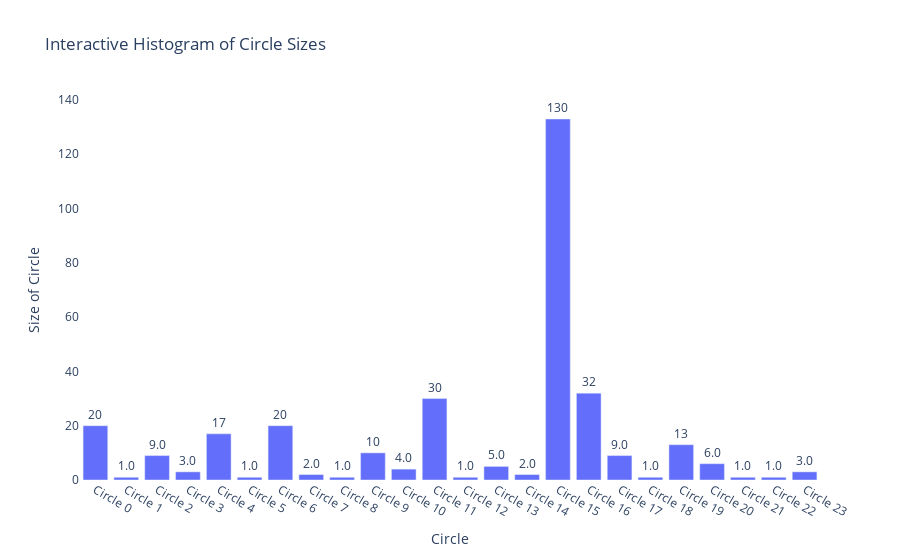
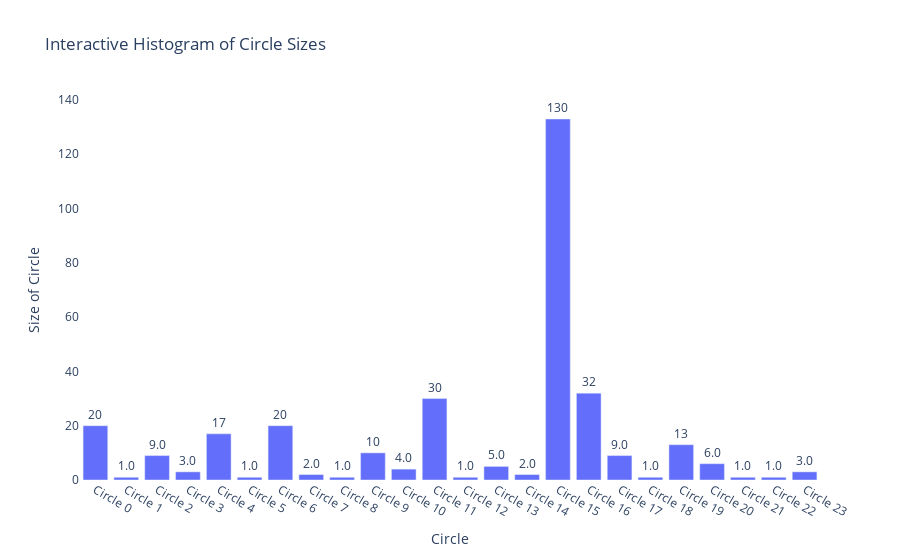
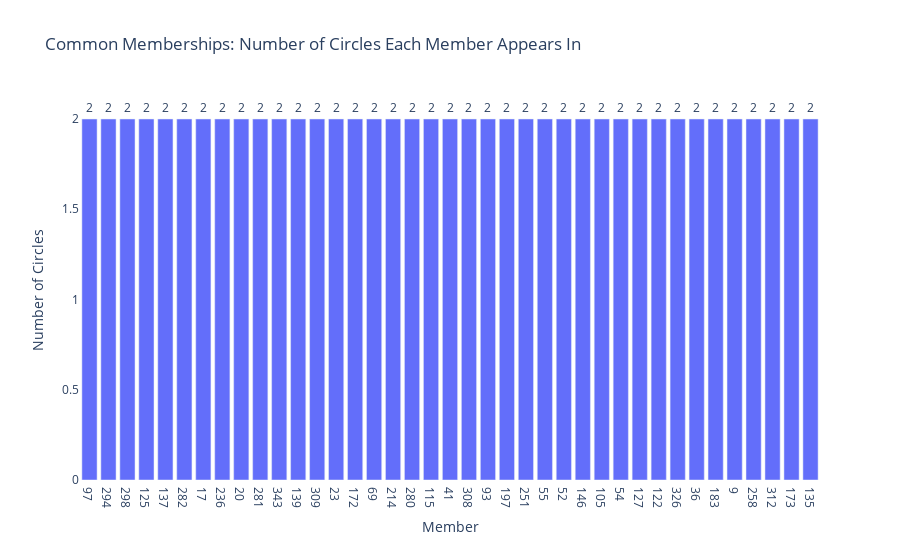
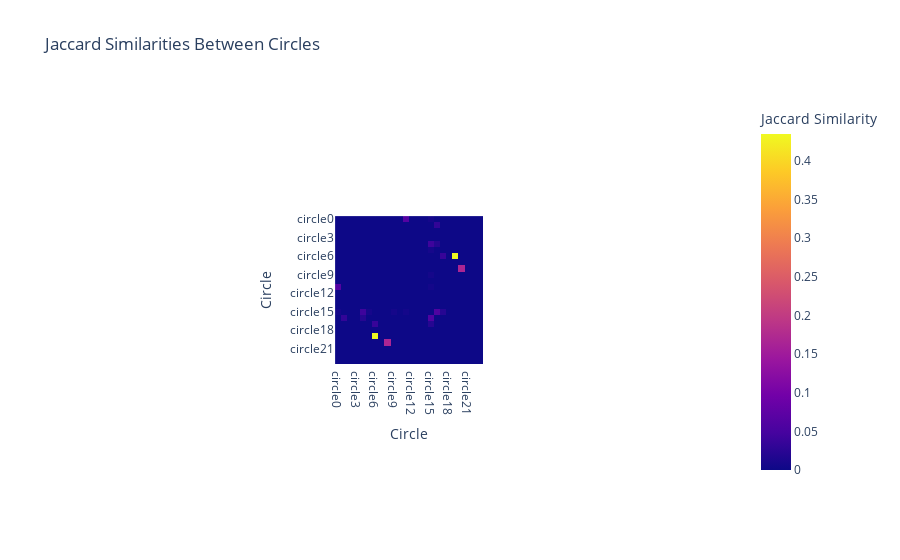

Notebook source saved alongside these figures, in order:
### Code cell
# Assuming circle_dict is properly loaded with sets of members
circle_dict = {key: set(value) for key, value in circles['0'].items()}

def circle_sizes(circle_dict):
    sizes_of_circles = [len(members) for members in circle_dict.values()]
    circle_labels = [f"Circle {i}" for i in range(len(sizes_of_circles))]

    # Creatinf a DataFrame for better handling with plotly
    df = pd.DataFrame({
        'Circle Label': circle_labels,
        'Size of Circle': sizes_of_circles
    })

    fig = px.bar(df, x='Circle Label', y='Size of Circle', text='Size of Circle',
                 title="Interactive Histogram of Circle Sizes")
    fig.update_traces(texttemplate='%{text:.2s}', textposition='outside')
    fig.update_layout(uniformtext_minsize=8, uniformtext_mode='hide',
                      xaxis_title="Circle",
                      yaxis_title="Size of Circle",
                      plot_bgcolor='white',
                      showlegend=False)
    fig.show()
circle_sizes(circle_dict)

# Basic Descriptive Statistics
def descriptive_statistics(circle_dict):
    num_circles = len(circle_dict)
    sizes_of_circles = [len(members) for members in circle_dict.values()]
    print(f"Number of Circles: {num_circles}")
    print(f"Sizes of Circles: {sizes_of_circles}")

    # Common Memberships
    all_members = [member for members in circle_dict.values() for member in members]
    unique_members = set(all_members)
    common_memberships = {member: all_members.count(member) for member in unique_members if all_members.count(member) > 1}
    return common_memberships

# Intersection and Union Analysis
def jaccard_similarity_analysis(circle_dict):
    circle_list = list(circle_dict.values())
    jaccard_similarities = {}
    for (circle1, members1), (circle2, members2) in combinations(circle_dict.items(), 2):
        intersection = len(set(members1).intersection(set(members2)))
        union = len(set(members1).union(set(members2)))
        jaccard_similarities[(circle1, circle2)] = intersection / union if union != 0 else 0
    return jaccard_similarities

# Hierarchical Clustering of Circles Based on Memberships
def hierarchical_clustering(circle_dict):
    unique_members = set(member for members in circle_dict.values() for member in members)
    membership_matrix = pd.DataFrame(0, index=list(unique_members), columns=list(circle_dict.keys()))
    for circle, members in circle_dict.items():
        membership_matrix.loc[list(members), circle] = 1

    distance_matrix = pdist(membership_matrix.T, 'jaccard')
    linkage_matrix = linkage(distance_matrix, 'ward')
    dendrogram(linkage_matrix, labels=list(circle_dict.keys()))
    plt.title('Hierarchical Clustering of Circles')
    plt.xlabel('Circles')
    plt.ylabel('Distance')
    plt.show()


def visualize_common_memberships(common_memberships):
    # Converting to DataFrame for easier handling with Plotly
    data = pd.DataFrame(list(common_memberships.items()), columns=['Member', 'Number of Circles'])
    data.sort_values(by='Number of Circles', ascending=False, inplace=True)
    
    fig = px.bar(data, x='Member', y='Number of Circles', text='Number of Circles',
                 title="Common Memberships: Number of Circles Each Member Appears In")
    fig.update_traces(texttemplate='%{text}', textposition='outside')
    fig.update_layout(xaxis_title="Member",
                      yaxis_title="Number of Circles",
                      plot_bgcolor='white',
                      showlegend=False)
    fig.show()

def visualize_jaccard_similarities(jaccard_similarities, circle_dict):
    # Converting the dictionary to a matrix for the heatmap
    labels = list(circle_dict.keys())
    jaccard_matrix = pd.DataFrame(0.0, index=labels, columns=labels)
    
    for (circle1, circle2), similarity in jaccard_similarities.items():
        jaccard_matrix.at[circle1, circle2] = similarity
        jaccard_matrix.at[circle2, circle1] = similarity
    
    fig = px.imshow(jaccard_matrix, text_auto=True,
                    labels=dict(x="Circle", y="Circle", color="Jaccard Similarity"),
                    x=labels,
                    y=labels,
                    title="Jaccard Similarities Between Circles")
    fig.update_xaxes(side="bottom")
    fig.show()



descriptive_statistics(circle_dict)
circle_sizes(circle_dict)

# After calculating common memberships
common_memberships = descriptive_statistics(circle_dict)
visualize_common_memberships(common_memberships)

# Calculating and visualizing Jaccard similarities
jaccard_similarities = jaccard_similarity_analysis(circle_dict)
visualize_jaccard_similarities(jaccard_similarities, circle_dict)

# Perform hierarchical clustering and show the dendrogram
hierarchical_clustering(circle_dict)

### Figure 1 — Plotly figure (JSON) as saved in the notebook; plotly's stock layout.template omitted (floating-point values rounded to 4 significant figures)
{"data": [{"alignmentgroup": "True", "hovertemplate": "Circle Label=%{x}<br>Size of Circle=%{text}<extra></extra>", "legendgroup": "", "marker": {"color": "#636efa", "pattern": {"shape": ""}}, "name": "", "offsetgroup": "", "orientation": "v", "showlegend": false, "text": [20, 1, 9, 3, 17, 1, 20, 2, 1, 10, 4, 30, 1, 5, 2, 133, 32, 9, 1, 13, 6, 1, 1, 3], "textposition": "outside", "texttemplate": "%{text:.2s}", "type": "bar", "x": ["Circle 0", "Circle 1", "Circle 2", "Circle 3", "Circle 4", "Circle 5", "Circle 6", "Circle 7", "Circle 8", "Circle 9", "Circle 10", "Circle 11", "Circle 12", "Circle 13", "Circle 14", "Circle 15", "Circle 16", "Circle 17", "Circle 18", "Circle 19", "Circle 20", "Circle 21", "Circle 22", "Circle 23"], "xaxis": "x", "y": [20, 1, 9, 3, 17, 1, 20, 2, 1, 10, 4, 30, 1, 5, 2, 133, 32, 9, 1, 13, 6, 1, 1, 3], "yaxis": "y"}], "layout": {"autosize": true, "barmode": "relative", "legend": {"tracegroupgap": 0}, "plot_bgcolor": "white", "showlegend": false, "title": {"text": "Interactive Histogram of Circle Sizes"}, "uniformtext": {"minsize": 8, "mode": "hide"}, "xaxis": {"anchor": "y", "autorange": true, "domain": [0, 1], "range": [-0.5, 23.5], "title": {"text": "Circle"}, "type": "category"}, "yaxis": {"anchor": "x", "autorange": true, "domain": [0, 1], "range": [0, 140], "title": {"text": "Size of Circle"}, "type": "linear"}}}

### Figure 2 — Plotly figure (JSON) as saved in the notebook; plotly's stock layout.template omitted (floating-point values rounded to 4 significant figures)
{"data": [{"alignmentgroup": "True", "hovertemplate": "Circle Label=%{x}<br>Size of Circle=%{text}<extra></extra>", "legendgroup": "", "marker": {"color": "#636efa", "pattern": {"shape": ""}}, "name": "", "offsetgroup": "", "orientation": "v", "showlegend": false, "text": [20, 1, 9, 3, 17, 1, 20, 2, 1, 10, 4, 30, 1, 5, 2, 133, 32, 9, 1, 13, 6, 1, 1, 3], "textposition": "outside", "texttemplate": "%{text:.2s}", "type": "bar", "x": ["Circle 0", "Circle 1", "Circle 2", "Circle 3", "Circle 4", "Circle 5", "Circle 6", "Circle 7", "Circle 8", "Circle 9", "Circle 10", "Circle 11", "Circle 12", "Circle 13", "Circle 14", "Circle 15", "Circle 16", "Circle 17", "Circle 18", "Circle 19", "Circle 20", "Circle 21", "Circle 22", "Circle 23"], "xaxis": "x", "y": [20, 1, 9, 3, 17, 1, 20, 2, 1, 10, 4, 30, 1, 5, 2, 133, 32, 9, 1, 13, 6, 1, 1, 3], "yaxis": "y"}], "layout": {"autosize": true, "barmode": "relative", "legend": {"tracegroupgap": 0}, "plot_bgcolor": "white", "showlegend": false, "title": {"text": "Interactive Histogram of Circle Sizes"}, "uniformtext": {"minsize": 8, "mode": "hide"}, "xaxis": {"anchor": "y", "autorange": true, "domain": [0, 1], "range": [-0.5, 23.5], "title": {"text": "Circle"}, "type": "category"}, "yaxis": {"anchor": "x", "autorange": true, "domain": [0, 1], "range": [0, 140], "title": {"text": "Size of Circle"}, "type": "linear"}}}

### Figure 3 — Plotly figure (JSON) as saved in the notebook; plotly's stock layout.template omitted (floating-point values rounded to 4 significant figures)
{"data": [{"alignmentgroup": "True", "hovertemplate": "Member=%{x}<br>Number of Circles=%{text}<extra></extra>", "legendgroup": "", "marker": {"color": "#636efa", "pattern": {"shape": ""}}, "name": "", "offsetgroup": "", "orientation": "v", "showlegend": false, "text": [2, 2, 2, 2, 2, 2, 2, 2, 2, 2, 2, 2, 2, 2, 2, 2, 2, 2, 2, 2, 2, 2, 2, 2, 2, 2, 2, 2, 2, 2, 2, 2, 2, 2, 2, 2, 2, 2, 2], "textposition": "outside", "texttemplate": "%{text}", "type": "bar", "x": ["97", "294", "298", "125", "137", "282", "17", "236", "20", "281", "343", "139", "309", "23", "172", "69", "214", "280", "115", "41", "308", "93", "197", "251", "55", "52", "146", "105", "54", "127", "122", "326", "36", "183", "9", "258", "312", "173", "135"], "xaxis": "x", "y": [2, 2, 2, 2, 2, 2, 2, 2, 2, 2, 2, 2, 2, 2, 2, 2, 2, 2, 2, 2, 2, 2, 2, 2, 2, 2, 2, 2, 2, 2, 2, 2, 2, 2, 2, 2, 2, 2, 2], "yaxis": "y"}], "layout": {"autosize": true, "barmode": "relative", "legend": {"tracegroupgap": 0}, "plot_bgcolor": "white", "showlegend": false, "title": {"text": "Common Memberships: Number of Circles Each Member Appears In"}, "xaxis": {"anchor": "y", "autorange": true, "domain": [0, 1], "range": [-0.5, 38.5], "title": {"text": "Member"}, "type": "category"}, "yaxis": {"anchor": "x", "autorange": true, "domain": [0, 1], "range": [0, 2.105], "title": {"text": "Number of Circles"}, "type": "linear"}}}

### Figure 4 — Plotly figure (JSON) as saved in the notebook; plotly's stock layout.template omitted (floating-point values rounded to 4 significant figures; data arrays with more than 128 entries replaced by an {"elided": "..."} marker saying what was removed)
{"data": [{"coloraxis": "coloraxis", "hovertemplate": "Circle: %{x}<br>Circle: %{y}<br>Jaccard Similarity: %{z}<extra></extra>", "name": "0", "texttemplate": "%{z}", "type": "heatmap", "x": ["circle0", "circle1", "circle2", "circle3", "circle4", "circle5", "circle6", "circle7", "circle8", "circle9", "circle10", "circle11", "circle12", "circle13", "circle14", "circle15", "circle16", "circle17", "circle18", "circle19", "circle20", "circle21", "circle22", "circle23"], "xaxis": "x", "y": ["circle0", "circle1", "circle2", "circle3", "circle4", "circle5", "circle6", "circle7", "circle8", "circle9", "circle10", "circle11", "circle12", "circle13", "circle14", "circle15", "circle16", "circle17", "circle18", "circle19", "circle20", "circle21", "circle22", "circle23"], "yaxis": "y", "z": {"elided": "24x24 float values"}}], "layout": {"autosize": true, "coloraxis": {"colorbar": {"title": {"text": "Jaccard Similarity"}}, "colorscale": [[0, "#0d0887"], [0.1111, "#46039f"], [0.2222, "#7201a8"], [0.3333, "#9c179e"], [0.4444, "#bd3786"], [0.5556, "#d8576b"], [0.6667, "#ed7953"], [0.7778, "#fb9f3a"], [0.8889, "#fdca26"], [1, "#f0f921"]]}, "title": {"text": "Jaccard Similarities Between Circles"}, "xaxis": {"anchor": "y", "autorange": true, "constrain": "domain", "domain": [0.3877, 0.6123], "range": [-0.5, 23.5], "scaleanchor": "y", "side": "bottom", "title": {"text": "Circle"}, "type": "category"}, "yaxis": {"anchor": "x", "autorange": true, "constrain": "domain", "domain": [0, 1], "range": [23.5, -0.5], "title": {"text": "Circle"}, "type": "category"}}}
